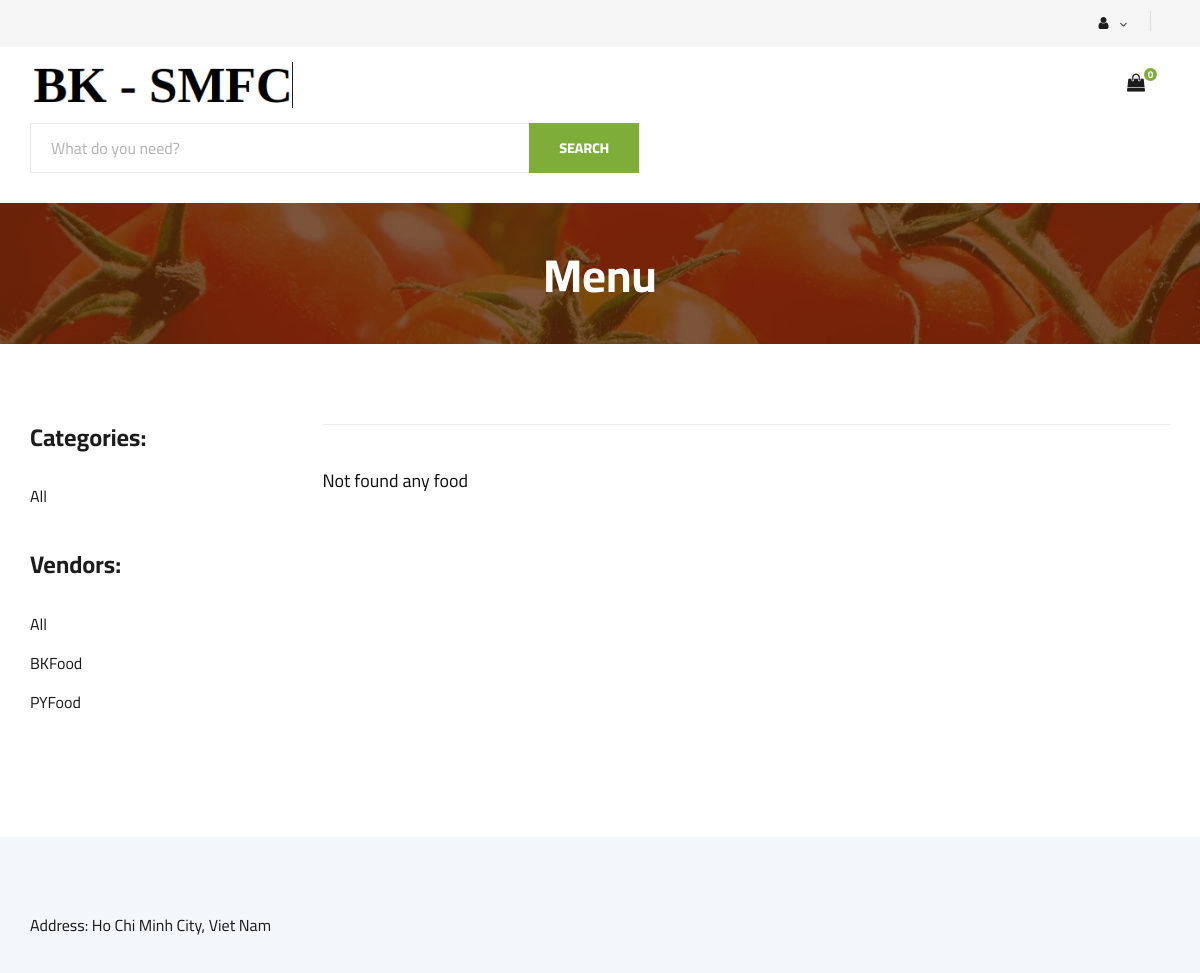
Page /customer/view-menu/ (signed in) on the earlier database version.
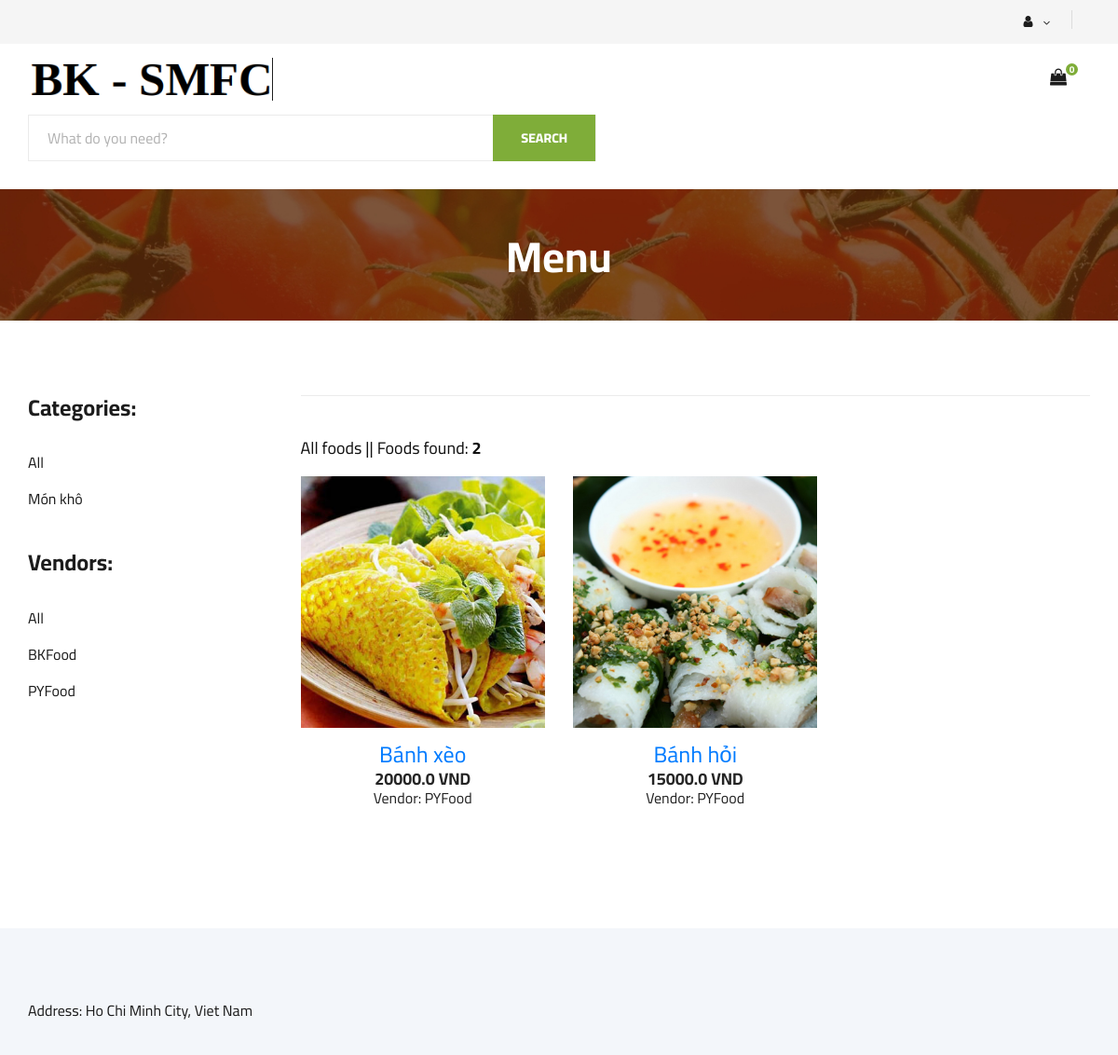
Same page on the later database version.
### model/models/cart.py (models this page shows, shortened)
class Cart(models.Model):
    customer = models.ForeignKey(Customer, on_delete=models.CASCADE)
    @property
    def num_of_items(self):
        return CartItem.objects.filter(cart=self).count()
    class Meta:
        verbose_name = 'Cart'
        verbose_name_plural = 'Carts'

### model/models/vendor.py (models this page shows, shortened)
class Vendor(models.Model):
    name = models.CharField(max_length=100, default='')
    description = models.CharField(max_length=256, default='')
    owner = models.ForeignKey(VendorOwner, on_delete=models.CASCADE)

### model/models/food.py (models this page shows, shortened)
class Category(models.Model):
    name = models.CharField(max_length=100)
    class Meta:
        verbose_name = 'Category'
        verbose_name_plural = 'Categories'

class Food(models.Model):
    category = models.ForeignKey(Category, on_delete=models.CASCADE, blank=True)
    name = models.CharField(max_length=100)
    vendor = models.ForeignKey(Vendor, on_delete=models.CASCADE)
    description = models.TextField(blank=True, max_length=256)
    price = models.FloatField(default=0)
    image = models.ImageField(upload_to='food_images/%Y/%m/%d', blank=True)
    class Meta:
        verbose_name = 'Food'
        verbose_name_plural = 'Foods'

### customer/views.py (the view)
# urls.py: path('view-menu/', ViewMenu, name='view-menu'),
def ViewMenu(request):
    context = {
        'categories': Menu.get_all_categories,
        'vendors': Menu.get_all_vendors(),
        'foods': Menu.get_all_foods(),
        'cart': CartManagement.get_cart(request.user.customer),
    }
    return render(request, 'order/shop-grid.html', context)

### customer/cart.py (called while the page is built)
    @staticmethod
    def get_cart(customer):
        try:
            return Cart.objects.get(customer=customer)
        except ObjectDoesNotExist:
            return None

### customer/menu.py (called while the page is built)
    @staticmethod
    def get_all_categories():
        if Category.objects.exists():
            return Category.objects.all()
        else:
            return None

    @staticmethod
    def get_all_vendors():
        if Vendor.objects.exists():
            return Vendor.objects.all()
        else:
            return None

    @staticmethod
    def get_all_foods():
        if Food.objects.exists():
            return Food.objects.all()
        else:
            return None

### templates/order/shop-grid.html (shortened to what this page needs)
{% extends 'order/base.html' %}
{% load static %}
{% block CustomerCart %}
    <div class="col-lg-3">
        <div class="header__cart">
            <ul>
                <li><a href="{% url 'customer:view-cart' %}"><i class="fa fa-shopping-bag"></i> <span>{{cart.num_of_items}}</span></a></li>
            </ul>
        </div>
    </div>
{% endblock %}
{% block HeroSection %}
    <section class="hero hero-normal">
        <div class="container">
            <div class="row">
                <div class="col-lg-9">
                    <div class="hero__search">
                        <div class="hero__search__form">
                            <form action="{% url 'customer:view-foods-by-search' %}" method='post'>
                                <input type="text" placeholder="What do you need?" name='food_name'>
                                <button type="submit" class="site-btn">SEARCH</button>
                            </form>
                        </div>
                    </div>
                </div>
            </div>
        </div>
    </section>
{% endblock %}
{% block BreadcrumbTitle%}
    <h2>Menu</h2>
{% endblock %}
{% block content %}
     <section class="product spad">
        <div class="container">
            <div class="row">
                <div class="col-lg-3 col-md-5">
                    <div class="sidebar">
                        <div class="sidebar__item">
                            <h4>Categories:</h4>
                            <ul>
                                <li><a href="{% url 'customer:view-menu' %}">All</a></li>
                                {% for cat in categories %}
                                    <li><a href="{% url 'customer:view-foods-by-category' cat.id %}">{{cat.name}}</a></li>
                                {% endfor %}
                            </ul>
                        </div>
                        <div class="sidebar__item">
                            <h4>Vendors:</h4>
                            <ul>
                                <li><a href="{% url 'customer:view-menu' %}">All</a></li>
                                {% for vendor in vendors %}
                                    <li><a href="{% url 'customer:view-foods-by-vendor' vendor.id %}">{{vendor.name}}</a></li>
                                {% endfor %}
                            </ul>
                        </div>
                    </div>
                </div>
                <div class="col-lg-9 col-md-7">
                    {% if foods %}
                        <div class="filter__item">
                            <div class="row">
                                <div class="col-lg-4 col-md-5">
                                    <div>
                                        {% if category %}
                                            <h5>Category: <b>{{category.name}}</b> || Foods found: <b>{{foods.count}}</b></h5>
                                        {% elif vendor %}
                                            <h5>Vendor: <b>{{vendor.name}}</b> || Foods found: <b>{{foods.count}}</b></h5>
                                        {% elif search %}
                                            <h5>Search result || Foods found: <b>{{foods.count}}</b></h5>
                                        {% else %}
                                            <h5>All foods || Foods found: <b>{{foods.count}}</b> </h5>
                                        {% endif %}
                                    </div>
                                </div>
                            </div>
                        </div>
                        <div class="row">
                            {% for food in foods %}
                                <div class="col-lg-4 col-md-6 col-sm-6">
                                    <div class="product__item">
                                        <div class="product__item__pic set-bg" data-setbg="{{food.image.url}}">
                                        </div>
                                        <div class="product__item__text">
                                            <h4><a href="#">{{food.name}}</a></h4>
                                            <h5>{{food.price}} VND</h5>
                                            <h6><a href="#">Vendor: {{food.vendor.name}}</a></h6>
                                        </div>
                                    </div>
                                </div>
                            {% endfor %}
                        </div>
                    {% else %}
                        <div class="filter__item">
                            <div class="row">
                                <div class="col-lg-4 col-md-5">
                                    <div>
                                        <h5>Not found any food</h5>
                                    </div>
                                </div>
                            </div>
                        </div>
                    {% endif %}
                </div>
            </div>
        </div>
    </section>
{% endblock %}

### templates/order/base.html (shortened to what this page needs)
{% load static %}
<!DOCTYPE html>
<html lang="zxx">
<head>
    <link rel="stylesheet" href="{% static 'order/css/bootstrap.min.css' %}" type="text/css">
    <link rel="stylesheet" href="{% static 'order/css/font-awesome.min.css' %}" type="text/css">
    <link rel="stylesheet" href="{% static 'order/css/elegant-icons.css' %}" type="text/css">
    <link rel="stylesheet" href="{% static 'order/css/nice-select.css' %}" type="text/css">
    <link rel="stylesheet" href="{% static 'order/css/jquery-ui.min.css' %}" type="text/css">
    <link rel="stylesheet" href="{% static 'order/css/owl.carousel.min.css' %}" type="text/css">
    <link rel="stylesheet" href="{% static 'order/css/slicknav.min.css' %}" type="text/css">
    <link rel="stylesheet" href="{% static 'order/css/style.css' %}" type="text/css">
</head>
<body>
    <header class="header">
        <div class="header__top">
            <div class="container">
                <div class="row">
                    <div class="col-lg-6">
                        <div class="header__top__left">
                        </div>
                    </div>
                    <div class="col-lg-6">
                        <div class="header__top__right">
                            {% if request.user.is_authenticated %}
                                <div class="header__top__right__language">
                                    <div> <i class="fa fa-user"></i> {{request.user.username}} </div>
                                    <span class="arrow_carrot-down"></span>
                                </div>
                            {% else %}
                                <div class="header__top__right__auth">
                                    <a href="{% url 'authenticate:get_login' %}"><i class="fa fa-user"></i> Login</a>
                                </div>
                            {% endif %}
                        </div>
                    </div>
                </div>
            </div>
        </div>
        <div class="container">
            <div class="row">
                <div class="col-lg-3">
                    <div class="header__logo">
                        <a href="{% url 'customer:view-menu' %}"> <img src="{% static 'order/img/logo1.png' %}" alt=""> </a>
                    </div>
                </div>
                <div class="col-lg-6">
                    <nav class="header__menu">
                    </nav>
                </div>
                {% block CustomerCart %}
                {% endblock %}
            </div>
        </div>
    </header>
    {% block HeroSection %}
    {% endblock %}
    <section class="breadcrumb-section set-bg" data-setbg="{% static 'order/img/breadcrumb.jpg' %}">
        <div class="container">
            <div class="row">
                <div class="col-lg-12 text-center">
                    <div class="breadcrumb__text">
                        {% block BreadcrumbTitle%}{% endblock %}
                    </div>
                </div>
            </div>
        </div>
    </section>
    {% block content %}
    {% endblock %}
    <footer class="footer spad">
        <div class="container">
            <div class="row">
                <div class="col-lg-3 col-md-6 col-sm-6">
                    <div class="footer__about">
                        <ul>
                            <li>Address: Ho Chi Minh City, Viet Nam</li>
                        </ul>
                    </div>
                </div>
            </div>
        </div>
    </footer>
</body>
</html>

### static/order/css/style.css (style rules this page uses)
html, body { height: 100%; font-family: "Cairo", sans-serif; -webkit-font-smoothing: antialiased; font-smoothing: antialiased; }
h1, h2, h3, h4, h5, h6 { margin: 0; color: #111111; font-weight: 400; font-family: "Cairo", sans-serif; }
h2 { font-size: 36px; }
h4 { font-size: 24px; }
h5 { font-size: 18px; }
h6 { font-size: 16px; }
img { max-width: 100%; }
ul, ol { padding: 0; margin: 0; }
.set-bg { background-repeat: no-repeat; background-size: cover; background-position: top center; }
.spad { padding-top: 100px; padding-bottom: 100px; }
.site-btn { font-size: 14px; color: #ffffff; font-weight: 800; text-transform: uppercase; display: inline-block; padding: 13px 30px 12px; background: #7fad39; border: none; }
.header__top { background: #f5f5f5; }
.header__top__left { padding: 10px 0 13px; }
.header__top__right { text-align: right; padding: 10px 0 13px; }
.header__top__right__language { position: relative; display: inline-block; margin-right: 40px; cursor: pointer; }
.header__top__right__language:after { position: absolute; right: -21px; top: 1px; height: 20px; width: 1px; background: #000000; opacity: 0.1; content: ""; }
.header__top__right__language div { font-size: 14px; color: #1c1c1c; display: inline-block; margin-right: 4px; }
.header__top__right__language span { font-size: 14px; color: #1c1c1c; position: relative; top: 2px; }
.header__logo { padding: 15px 0; }
.header__logo a { display: inline-block; }
.header__menu { padding: 24px 0; }
.header__cart { text-align: right; padding: 24px 0; }
.header__cart ul { display: inline-block; margin-right: 25px; }
.header__cart ul li { list-style: none; display: inline-block; margin-right: 15px; }
.header__cart ul li:last-child { margin-right: 0; }
.header__cart ul li a { position: relative; }
.header__cart ul li a i { font-size: 18px; color: #1c1c1c; }
.header__cart ul li a span { height: 13px; width: 13px; background: #7fad39; font-size: 10px; color: #ffffff; line-height: 13px; text-align: center; font-weight: 700; display: inline-block; border-radius: 50%; position: absolute; top: 0; right: -12px; }
.hero { padding-bottom: 50px; }
.hero.hero-normal { padding-bottom: 30px; }
.hero.hero-normal .hero__search { margin-bottom: 0; }
.hero__search { overflow: hidden; margin-bottom: 30px; }
.hero__search__form { width: 610px; height: 50px; border: 1px solid #ebebeb; position: relative; float: left; }
.hero__search__form form input { width: 70%; border: none; height: 48px; font-size: 16px; color: #b2b2b2; padding-left: 20px; }
.hero__search__form form input::placeholder { color: #b2b2b2; }
.hero__search__form form button { position: absolute; right: 0; top: -1px; height: 50px; }
.breadcrumb-section { display: flex; align-items: center; padding: 45px 0 40px; }
.breadcrumb__text h2 { font-size: 46px; color: #ffffff; font-weight: 700; }
.sidebar__item { margin-bottom: 35px; }
.sidebar__item h4 { color: #1c1c1c; font-weight: 700; margin-bottom: 25px; }
.sidebar__item ul li { list-style: none; }
.sidebar__item ul li a { font-size: 16px; color: #1c1c1c; line-height: 39px; display: block; }
.product { padding-top: 80px; padding-bottom: 80px; }
.filter__item { padding-top: 45px; border-top: 1px solid #ebebeb; padding-bottom: 20px; }
.product__item { margin-bottom: 50px; }
.product__item__pic { height: 270px; position: relative; overflow: hidden; }
.product__item__text { text-align: center; padding-top: 15px; }
.product__item__text h6 { margin-bottom: 10px; }
.product__item__text h6 a { color: #252525; }
.product__item__text h5 { color: #252525; font-weight: 700; }
.footer { background: #F3F6FA; padding-top: 70px; padding-bottom: 0; }
.footer__about { margin-bottom: 30px; }
.footer__about ul li { font-size: 16px; color: #1c1c1c; line-height: 36px; list-style: none; }
@media only screen and (min-width: 1200px) { .container { max-width: 1170px; } }

Differences in the rows shown:
added Category: name "Món khô"
added Food: shows a picture, name "Bánh xèo", price "20000.0", vendor.name "PYFood"
added Food: shows a picture, name "Bánh hỏi", price "15000.0", vendor.name "PYFood"
Other differences:
{{ foods.count }}: (not shown) → "2"
text no longer shown: "Not found any food"
text now shown: "All foods || Foods found:"
